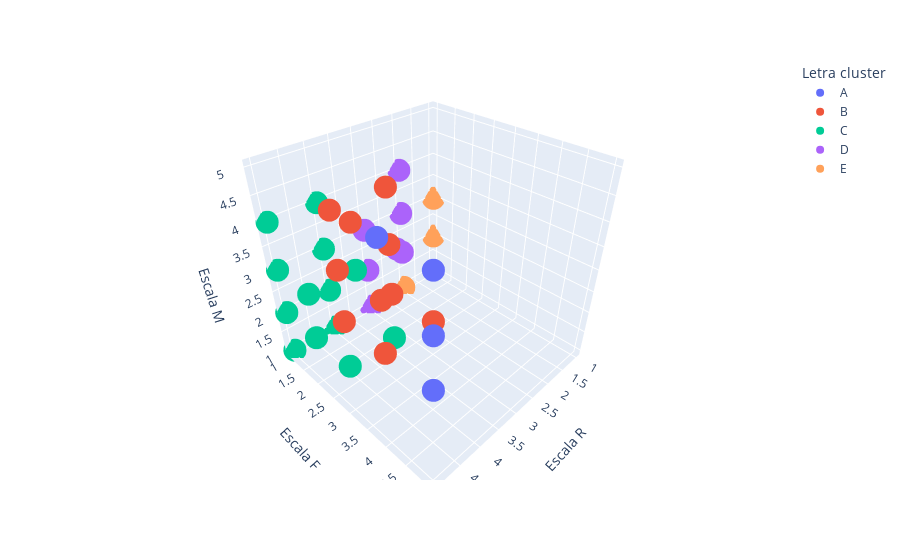

Notebook source saved alongside this figure:
### Code cell
fig = px.scatter_3d(df_pred_km.sort_values(by= "Letra cluster"), x= "Escala R", y= "Escala F", z= "Escala M",
                    color= "Letra cluster")
fig.show()

### Figure 1 — Plotly figure (JSON) as saved in the notebook; plotly's stock layout.template omitted (floating-point values rounded to 4 significant figures)
{"data": [{"hovertemplate": "Letra cluster=A<br>Escala R=%{x}<br>Escala F=%{y}<br>Escala M=%{z}<extra></extra>", "legendgroup": "A", "marker": {"color": "#636efa", "symbol": "circle"}, "mode": "markers", "name": "A", "scene": "scene", "showlegend": true, "type": "scatter3d", "x": [5, 5, 5, 5], "y": [4, 5, 5, 5], "z": [5, 5, 4, 3]}, {"hovertemplate": "Letra cluster=B<br>Escala R=%{x}<br>Escala F=%{y}<br>Escala M=%{z}<extra></extra>", "legendgroup": "B", "marker": {"color": "#EF553B", "symbol": "circle"}, "mode": "markers", "name": "B", "scene": "scene", "showlegend": true, "type": "scatter3d", "x": [4, 4, 5, 4, 5, 5, 4, 4, 5, 3, 5, 4], "y": [3, 3, 3, 4, 4, 3, 2, 4, 3, 3, 4, 3], "z": [5, 3, 4, 4, 4, 3, 4, 3, 5, 3, 3, 4]}, {"hovertemplate": "Letra cluster=C<br>Escala R=%{x}<br>Escala F=%{y}<br>Escala M=%{z}<extra></extra>", "legendgroup": "C", "marker": {"color": "#00cc96", "symbol": "circle"}, "mode": "markers", "name": "C", "scene": "scene", "showlegend": true, "type": "scatter3d", "x": [5, 5, 4, 5, 4, 5, 4, 4, 4, 5, 4, 5, 5], "y": [1, 1, 3, 1, 1, 2, 2, 1, 1, 2, 1, 1, 3], "z": [4, 3, 2, 1, 1, 3, 3, 3, 2, 2, 4, 2, 2]}, {"hovertemplate": "Letra cluster=D<br>Escala R=%{x}<br>Escala F=%{y}<br>Escala M=%{z}<extra></extra>", "legendgroup": "D", "marker": {"color": "#ab63fa", "symbol": "circle"}, "mode": "markers", "name": "D", "scene": "scene", "showlegend": true, "type": "scatter3d", "x": [3, 3, 2, 2, 3, 2, 2, 3], "y": [1, 2, 1, 2, 1, 1, 1, 1], "z": [3, 3, 4, 2, 2, 2, 3, 1]}, {"hovertemplate": "Letra cluster=E<br>Escala R=%{x}<br>Escala F=%{y}<br>Escala M=%{z}<extra></extra>", "legendgroup": "E", "marker": {"color": "#FFA15A", "symbol": "circle"}, "mode": "markers", "name": "E", "scene": "scene", "showlegend": true, "type": "scatter3d", "x": [2, 1, 1, 1], "y": [1, 1, 1, 1], "z": [1, 2, 3, 1]}], "layout": {"legend": {"title": {"text": "Letra cluster"}, "tracegroupgap": 0}, "margin": {"t": 60}, "scene": {"domain": {"x": [0, 1], "y": [0, 1]}, "xaxis": {"title": {"text": "Escala R"}}, "yaxis": {"title": {"text": "Escala F"}}, "zaxis": {"title": {"text": "Escala M"}}}}}
